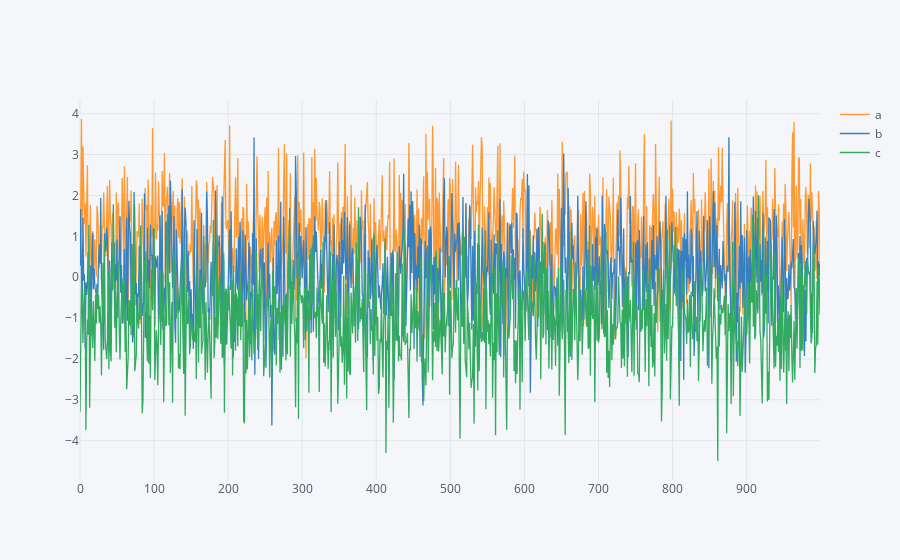

The cell this chart's notebook holds for it:
### Code cell
df.iplot()

### Figure 1 — Plotly figure (JSON) as saved in the notebook; plotly's stock layout.template omitted (floating-point values rounded to 4 significant figures; data arrays with more than 128 entries replaced by an {"elided": "..."} marker saying what was removed)
{"data": [{"line": {"color": "rgba(255, 153, 51, 1.0)", "dash": "solid", "width": 1.3}, "mode": "lines", "name": "a", "text": "", "type": "scatter", "x": {"elided": "1000 int values"}, "y": {"elided": "1000 float values"}}, {"line": {"color": "rgba(55, 128, 191, 1.0)", "dash": "solid", "width": 1.3}, "mode": "lines", "name": "b", "text": "", "type": "scatter", "x": {"elided": "1000 int values"}, "y": {"elided": "1000 float values"}}, {"line": {"color": "rgba(50, 171, 96, 1.0)", "dash": "solid", "width": 1.3}, "mode": "lines", "name": "c", "text": "", "type": "scatter", "x": {"elided": "1000 int values"}, "y": {"elided": "1000 float values"}}], "layout": {"legend": {"bgcolor": "#F5F6F9", "font": {"color": "#4D5663"}}, "paper_bgcolor": "#F5F6F9", "plot_bgcolor": "#F5F6F9", "titlefont": {"color": "#4D5663"}, "xaxis1": {"gridcolor": "#E1E5ED", "showgrid": true, "tickfont": {"color": "#4D5663"}, "title": "", "titlefont": {"color": "#4D5663"}, "zerolinecolor": "#E1E5ED"}, "yaxis1": {"gridcolor": "#E1E5ED", "showgrid": true, "tickfont": {"color": "#4D5663"}, "title": "", "titlefont": {"color": "#4D5663"}, "zerolinecolor": "#E1E5ED"}}}
